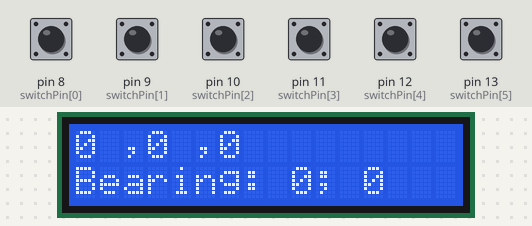
The sketch below on a simulated Arduino Uno, built with avr-gcc and run on an emulated ATmega328P. Shown: 16×2 character LCD. The inputs (shaded band) are chosen by the test bench; at power-on: pin 8 (switchPin[0]), pin 9 (switchPin[1]), pin 10 (switchPin[2]), pin 11 (switchPin[3]), pin 12 (switchPin[4]), pin 13 (switchPin[5]) HIGH.

Above: at 1.2 s.
1.3 s: pin 8 (switchPin[0]) pulled LOW for 0.15 s
At 1.43 s:
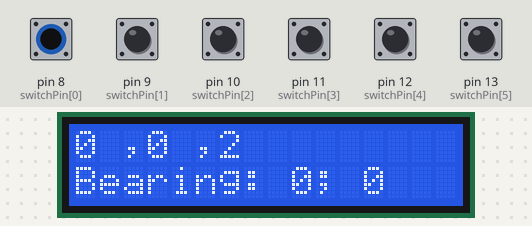
3.0 s: pin 9 (switchPin[1]) pulled LOW for 0.15 s
At 3.12 s:
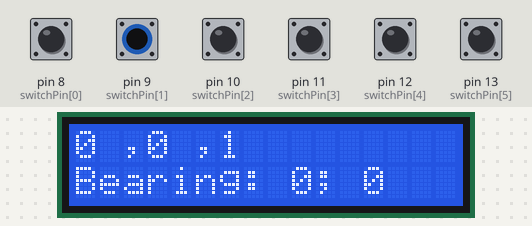
4.7 s: pin 10 (switchPin[2]) pulled LOW for 0.15 s
At 4.81 s:
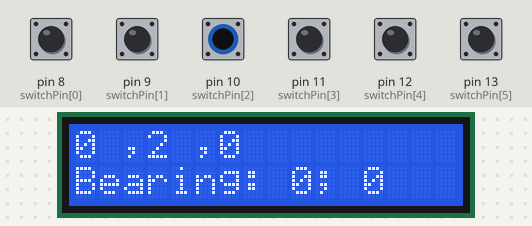
6.4 s: pin 11 (switchPin[3]) pulled LOW for 0.15 s
At 6.55 s:
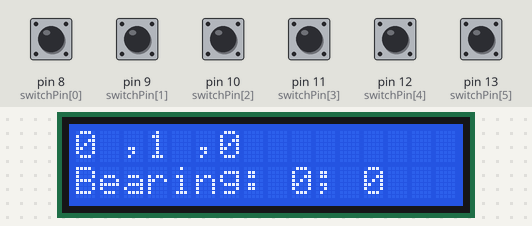
8.1 s: pin 12 (switchPin[4]) pulled LOW for 0.15 s
At 8.23 s:
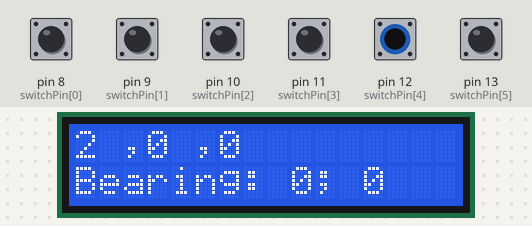
9.7 s: pin 13 (switchPin[5]) pulled LOW for 0.15 s
At 9.81 s:
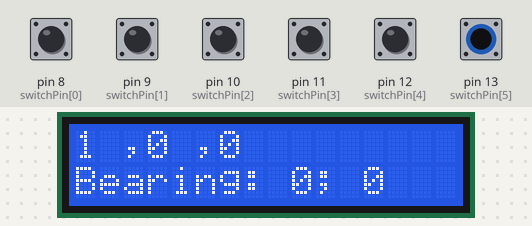
Timing chart, 0 to 12.3 s (numbered marks = the images above; inputs shaded):
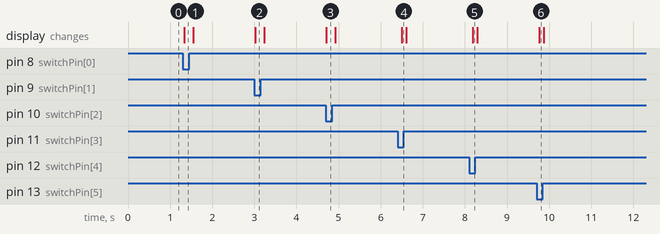

The sketch:

misc_i2c.ino
```cpp
#include <Wire.h>
#include <LiquidCrystal.h>

LiquidCrystal lcd(7, 6, 5, 4, 3, 2);

int switchPin[] = {
  8, 9, 10, 11, 12, 13};
int button[] = {
  0, 0, 0, 0, 0, 0};
byte buttons[] = {
  0, 0, 0};
byte sync = 0xAA;
byte error;
int bearing;
byte comp[2];
int temperature;
byte temp[2];
int humidity;
byte hum[2];

void buttonGet();
void update_lcd();
void servoCalc();

void setup(){
  Wire.begin(0x14);
  Wire.onReceive(receiveEvent);
  Wire.onRequest(requestEvent);
  lcd.begin(16, 2);
  for(int x = 0; x < 6; x++){
    pinMode(switchPin[x], INPUT);
    digitalWrite(switchPin[x], HIGH);
  }
}

void loop(){
  buttonGet();
  servoCalc();
  update_lcd();

  union bearing_tag {
    byte bearing_b[2];
    int bearing_fval;
  }
  bearing_Union;

  bearing_Union.bearing_b[0] = comp[0];
  bearing_Union.bearing_b[1] = comp[1];
  bearing = bearing_Union.bearing_fval;
}

void update_lcd(){

  lcd.clear();
  lcd.setCursor(0, 0);
  lcd.print(buttons[0]);
  lcd.print(" ,");
  lcd.print(buttons[1]);
  lcd.print(" ,");
  lcd.print(buttons[2]);
  lcd.setCursor(0, 1);
  lcd.print("Bearing: ");
  lcd.print(bearing);
  lcd.print("; ");
  lcd.print(error);
  delay(100);
}

void buttonGet(){
  for(int x = 0; x <= 5; x++)
    button[x] = digitalRead(switchPin[x]);
}

void servoCalc(){
  if(button[0] == LOW)
    buttons[2] = 2;
  else if(button[1] == LOW)
    buttons[2] = 1;
  else
    buttons[2] = 0;
  if(button[2] == LOW)
    buttons[1] = 2;
  else if(button[3] == LOW)
    buttons[1] = 1;
  else
    buttons[1] = 0;
  if(button[4] == LOW)
    buttons[0] = 2;
  else if(button[5] == LOW)
    buttons[0]= 1;
  else
    buttons[0] = 0;
}

void requestEvent(){
  Wire.write(buttons, 3);
}

void receiveEvent(int howMany){
  if(Wire.available() >= 3){
    comp[0] = Wire.read();
    comp[1] = Wire.read();
    error = Wire.read();
  }
}
```

Measured:
- after the input at 1.3 s, the display: changes at once (image 1)
- after the input at 3.0 s, the display: changes at once (image 2)
- after the input at 4.7 s, the display: changes at once (image 3)
- after the input at 6.4 s, the display: changes after 0.10 s (image 4)
- after the input at 8.1 s, the display: changes after 0.08 s (image 5)
- after the input at 9.7 s, the display: changes after 0.07 s (image 6)
